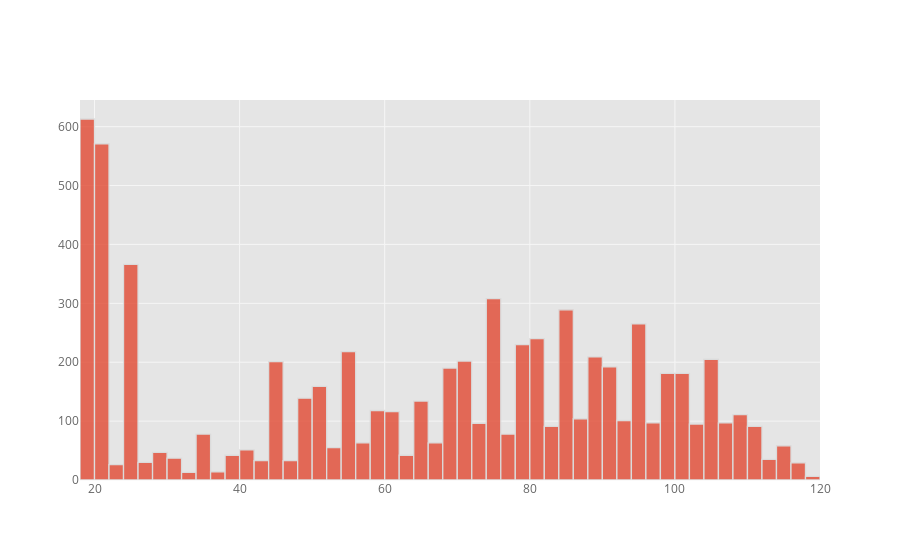

Notebook code cell kept with this figure:
### Code cell
df.MonthlyCharges.iplot(kind='hist')

### Figure 1 — Plotly figure (JSON) as saved in the notebook; plotly's stock layout.template omitted (floating-point values rounded to 4 significant figures; data arrays with more than 128 entries replaced by an {"elided": "..."} marker saying what was removed)
{"data": [{"histfunc": "count", "histnorm": "", "marker": {"color": "rgba(226, 74, 51, 1.0)", "line": {"color": "#D9D9D9", "width": 1.3}}, "name": "MonthlyCharges", "opacity": 0.8, "orientation": "v", "type": "histogram", "uid": "dc5ed4a5-0635-405d-9903-dbb2f40d4f14", "x": {"elided": "7043 float values"}}], "layout": {"barmode": "overlay", "legend": {"bgcolor": "#FFFFFF", "font": {"color": "#666666"}}, "paper_bgcolor": "#FFFFFF", "plot_bgcolor": "#E5E5E5", "title": {"font": {"color": "#151516"}}, "xaxis": {"gridcolor": "#F6F6F6", "showgrid": true, "tickfont": {"color": "#666666"}, "title": {"font": {"color": "#666666"}, "text": ""}, "zerolinecolor": "#F6F6F6"}, "yaxis": {"gridcolor": "#F6F6F6", "showgrid": true, "tickfont": {"color": "#666666"}, "title": {"font": {"color": "#666666"}, "text": ""}, "zerolinecolor": "#F6F6F6"}}}
